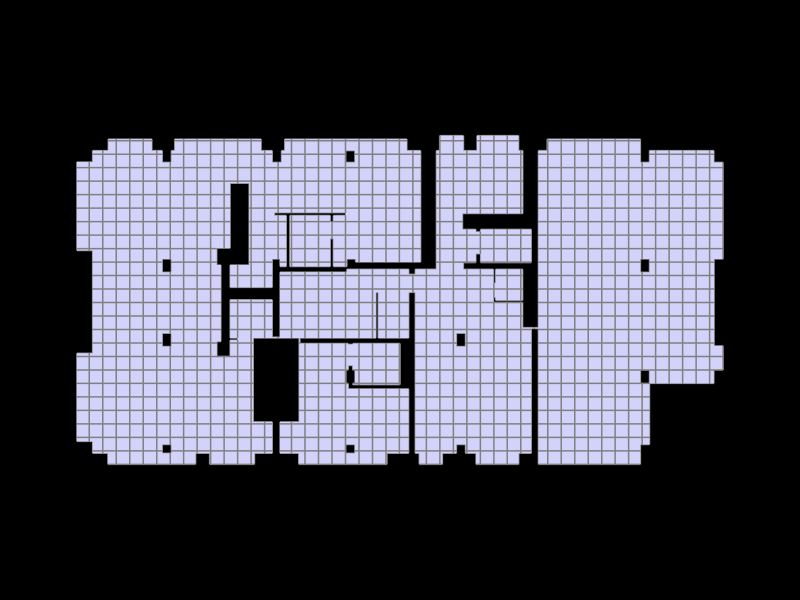

Notebook source saved alongside this figure:
### Markdown cell above
### Show the geometry and the grid

### Code cell
Topology.Show(floorplan, grid,
              camera=[0,0,6],
              faceColor=[210,210,250],
              faceOpacity=1,
              edgeColor="grey",
              edgeWidth=3,
              showVertices=False,
              backgroundColor="black",
              width=800,
              height=600,
              renderer = renderer)

### Figure 1 — Plotly figure (JSON) as saved in the notebook; plotly's stock layout.template omitted (floating-point values rounded to 4 significant figures; data arrays with more than 128 entries replaced by an {"elided": "..."} marker saying what was removed)
{"data": [{"hoverinfo": "text", "legendgroup": "2", "legendrank": 2, "line": {"color": "grey", "dash": "solid", "width": 3}, "marker": {"size": 0}, "mode": "lines", "name": "1: Untitled (Edges)", "showlegend": false, "text": "", "type": "scatter3d", "x": {"elided": "726 float values"}, "y": {"elided": "726 float values"}, "z": {"elided": "726 int values"}}, {"cmax": 1, "cmin": 0, "color": "#D2D2FA", "colorscale": [[0, "#440154"], [0.1111, "#482878"], [0.2222, "#3e4989"], [0.3333, "#31688e"], [0.4444, "#26828e"], [0.5556, "#1f9e89"], [0.6667, "#35b779"], [0.7778, "#6ece58"], [0.8889, "#b5de2b"], [1, "#fde725"]], "flatshading": true, "hoverinfo": "text", "hovertext": "", "i": {"elided": "254 int values"}, "j": {"elided": "254 int values"}, "k": {"elided": "254 int values"}, "legendgroup": "3", "legendrank": 3, "lighting": {"facenormalsepsilon": 0}, "name": "1: Untitled (Faces)", "opacity": 1, "showlegend": false, "showscale": false, "text": "", "type": "mesh3d", "x": {"elided": "242 float values"}, "y": {"elided": "242 float values"}, "z": {"elided": "242 int values"}}, {"hoverinfo": "text", "legendgroup": "6", "legendrank": 6, "line": {"color": "grey", "dash": "solid", "width": 3}, "marker": {"size": 0}, "mode": "lines", "name": "2: Untitled (Edges)", "showlegend": false, "text": "", "type": "scatter3d", "x": {"elided": "720 float values"}, "y": {"elided": "720 float values"}, "z": {"elided": "720 int values"}}], "layout": {"autosize": true, "height": 600, "margin": {"b": 40, "l": 40, "r": 40, "t": 40}, "paper_bgcolor": "#000000", "plot_bgcolor": "#000000", "scene": {"aspectmode": "data", "camera": {"center": {"x": 0, "y": 0, "z": 0}, "eye": {"x": 0, "y": 0, "z": 6}, "projection": {"type": "perspective"}, "up": {"x": 0, "y": 1, "z": 0}}, "xaxis": {"visible": false}, "yaxis": {"visible": false}, "zaxis": {"visible": false}}, "showlegend": true, "width": 800, "xaxis": {"showgrid": false, "visible": false, "zeroline": false}, "yaxis": {"showgrid": false, "visible": false, "zeroline": false}}}
